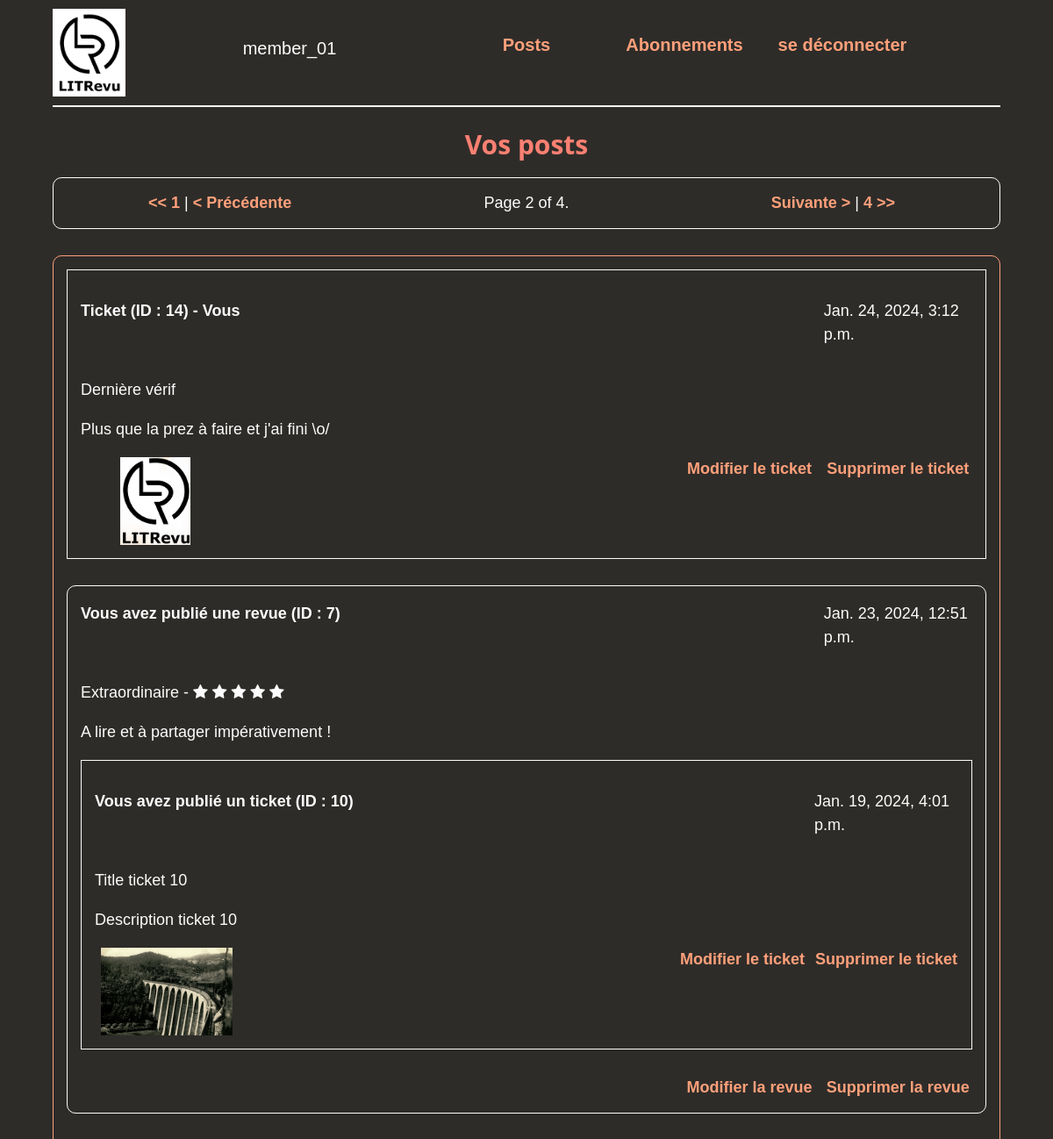
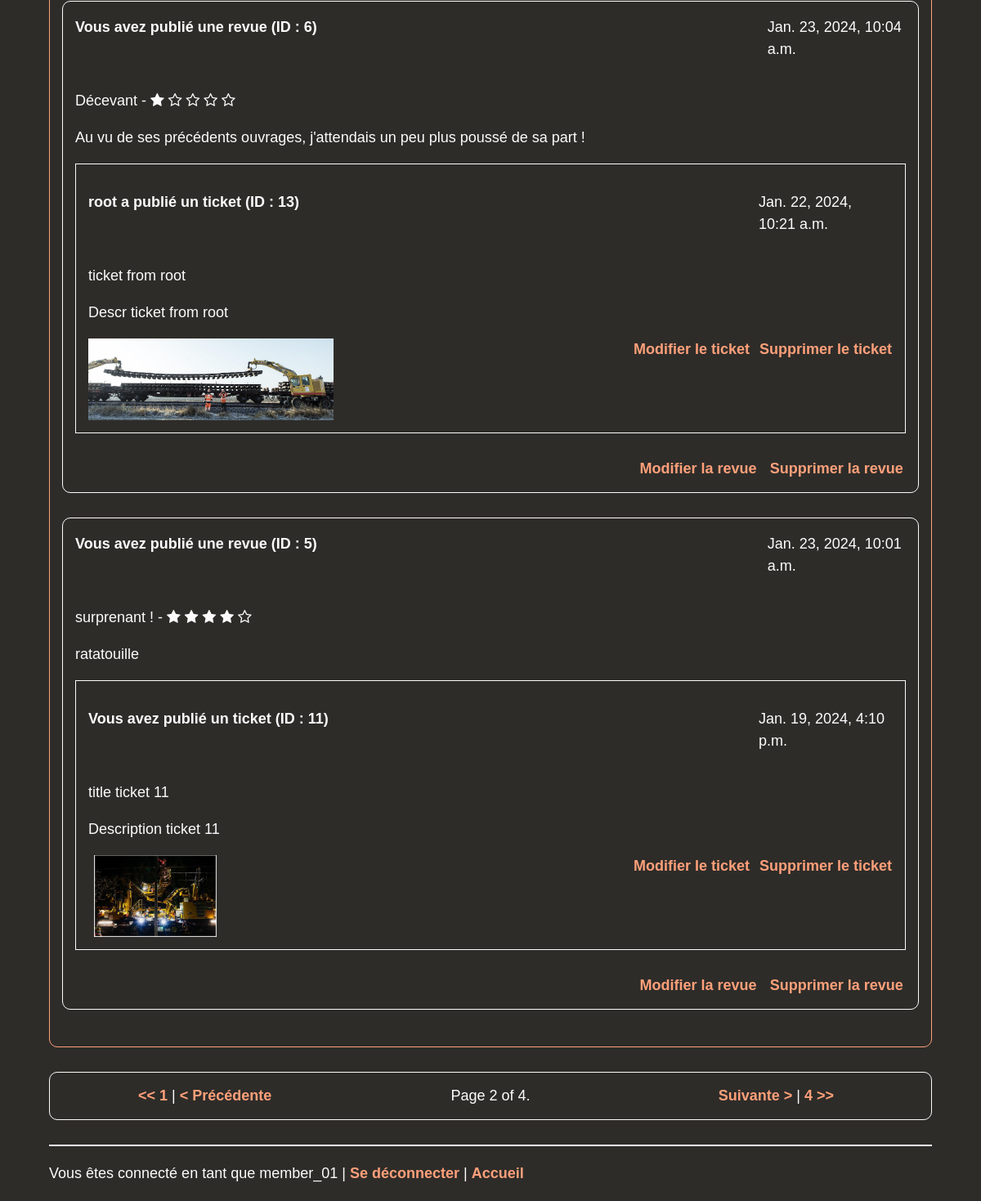
The page /activity/?page=2 (signed in) on the database its author committed (2 pictures, top to bottom).
### reviews/models.py (models this page shows)
class Ticket(models.Model):
    title = models.CharField(
        max_length=128,
    )
    description = models.TextField(
        max_length=2048,
    )
    user = models.ForeignKey(
        settings.AUTH_USER_MODEL,
        on_delete=models.CASCADE,
    )
    image = models.ImageField(
        null=True,
        blank=True,
    )
    time_created = models.DateTimeField(
        auto_now_add=True,
    )

class Review(models.Model):
    ticket = models.ForeignKey(
        Ticket,
        on_delete=models.CASCADE,
        blank=True,
    )
    rating = models.PositiveSmallIntegerField(
        validators=[
            MinValueValidator(0),
            MaxValueValidator(5)
        ]
    )
    user = models.ForeignKey(
        settings.AUTH_USER_MODEL,
        on_delete=models.CASCADE,
    )
    headline = models.CharField(
        max_length=128,
    )
    body = models.TextField(
        max_length=8192,
        blank=True,
    )
    time_created = models.DateTimeField(
        auto_now_add=True,
    )

### reviews/views.py (the view)
# urls.py: path('activity/', views.activity, name='activity'),
@login_required
def activity(request):
    header = 'Vos posts'
    user = request.user
    " The users' reviews with the belonging tickets. "
    reviews = Review.objects.select_related("ticket").filter(
        user=user
    )
    reviews = reviews.annotate(
        content_type=Value('REVIEW', CharField()))
    """ The users' tickets with the belonging reviews,
        excluding the tickets already stored with a review.
    """
    tickets = Ticket.objects.filter(
        user=user
    ).exclude(id__in=reviews.values("ticket_id"))
    tickets = tickets.annotate(
        content_type=Value('TICKET', CharField()))
    tickets = list(tickets)
    " combine and sort the two types of posts. "
    posts = sorted(
        chain(reviews, tickets),
        key=lambda post: post.time_created,
        reverse=True
    )
    " Pagination with 4 posts per page. "
    paginator = Paginator(posts, 4)
    page = request.GET.get("page")
    page_obj = paginator.get_page(page)
    return render(request, 'rev/activity.html', context={
        'header': header,
        'user': user,
        'posts': posts,
        "page_obj": page_obj,
    })

### reviews/templates/rev/activity.html (shortened to what this page needs)
{% extends 'base.html' %}
{% block content %}
{% include 'rev/includes/pagination.html' %}
    <div class="cadre">
        {% for post in page_obj %}
            {% if post.content_type == 'REVIEW' %}
                <div class="review">
                    <div class="w3-row">
                        <p class="bold w3-col m10">
                            {% if post.user == user %}
                            Vous avez
                            {% endif %}
                            publié une revue (ID : {{ post.id }})
                        </p>
                        <p class="w3-col m2">{{ post.time_created }} </p>
                    </div>
                    {% include 'rev/includes/review_snippet.html' %}
                    <div class="ticket">
                        <div class="w3-row">
                            <p class="bold w3-col m10">{% if post.ticket.user.username == user.username %}
                                    Vous avez
                                {% else %}
                                    {{ post.ticket.user.username }} a
                                {% endif %}
                                publié un ticket (ID : {{ post.ticket.id }})
                            </p>
                            <p class="w3-col m2">{{ post.ticket.time_created }} </p>
                        </div>
                        <p>{{ post.ticket.title }} </p>
                        <p>{{ post.ticket.description }} </p>
                        <div class="w3-row">
                            <div class="w3-col m2">
                                <img src="../../../reviews/images/{{ post.ticket.image }}"
                                    alt="Image ticket {{ t.ticket.id }}" height="100px">
                            </div>
                            <div class="w3-col m6">
                            </div>
                            <a class="w3-col m2 text_center" href="{% url 'edit-ticket' ticket_id=post.ticket.id %}">
                                Modifier le ticket
                            </a>
                            <a class="w3-col m2 text_center" href="{% url 'delete-ticket' ticket_id=post.ticket.id %}">
                                Supprimer le ticket
                            </a>
                        </div>
                    </div>
                    <div class="w3-row">
                        <div class="w3-col m8">
                        </div>
                        <a class="w3-col m2 text_center" href="{% url 'edit-review' review_id=post.id %}">
                            Modifier la revue
                        </a>
                        <a class="w3-col m2 text_center" href="{% url 'delete-review' review_id=post.id %}">
                            Supprimer la revue
                        </a>
                    </div>
                </div>
            {% elif post.content_type == 'TICKET' %}
                <div class="ticket">
                    <div class="w3-row">
                        <p class="bold w3-col m10">
                            Ticket (ID : {{ post.id }}) -
                            {% if post.user == user %}
                            Vous
                            {% endif %}
                        </p>
                        <p class="w3-col m2">{{ post.time_created }} </p>
                    </div>
                    <p>{{ post.title }} </p>
                    <p>{{ post.description }} </p>
                    <div class="w3-row">
                        <div class="w3-col m2">
                            <img src="../../../reviews/images/{{ post.image }}"
                                alt="Image ticket {{ t.id }}" height="100px">
                        </div>
                        <div class="w3-col m6">
                        </div>
                        <a class="w3-col m2 text_center" href="{% url 'edit-ticket' ticket_id=post.id %}">
                            Modifier le ticket
                        </a>
                        <a class="w3-col m2 text_center" href="{% url 'delete-ticket' ticket_id=post.id %}">
                            Supprimer le ticket
                        </a>
                    </div>
                </div>
            {% endif %}
        {% endfor %}
    </div>
{% include 'rev/includes/pagination.html' %}
{% endblock content %}

### reviews/templates/base.html (shortened to what this page needs)
{% load static %}
<!DOCTYPE html>
<html>
    <head>
        <link rel="stylesheet" href="{% static 'CSS/w3.css' %}" >
        <link rel="stylesheet" href="https://cdnjs.cloudflare.com/ajax/libs/font-awesome/4.7.0/css/font-awesome.min.css">
        <link rel="stylesheet" media="screen" viewport="screen" href="{% static 'CSS/styles.css' %}" rel="stylesheet">
    </head>
    <body>
        <div id="home" class="container div_">
            <div id="header">
                <div class="w3-row">
                    <a class="w3-col m2" title="Accueil" href="{% url 'home' %}">
                        <div id="logo">
                            <img src="../../../reviews/images/logo.png"
                                alt="Alt logo" height="100px">
                        </div>
                    </a>
                    <div id="menu" class="w3-col m9">
                        <div class="menu_no_link">
                            {%  if user.is_authenticated %}
                                {{ user.username }}
                            {%  endif %}
                        </div>
                        <div class="menu_link">
                            <a href="{% url 'activity' %}">
                                Posts
                            </a>
                            </div>
                        <div class="menu_link">
                            <a href="{% url 'abonnements' %}">
                                Abonnements
                            </a>
                        </div>
                        <div class="menu_link">
                            <a href="{% url 'logout' %}">
                                se déconnecter
                            </a>
                        </div>
                    </div>
                </div>
                <hr>
                <h2 class="text_center">{{ header }}</h2>
            </div>
            {% block content %}{% endblock content %}
            <hr>
            <div id="footer">
                <p>
                {%  if user.is_authenticated %}
                    Vous êtes connecté en tant que {{ request.user }} |
                    <a href="{% url 'logout' %}">Se déconnecter</a> | {% endif %} <a href="{% url 'home' %}">Accueil</a>
                </p>
            </div>
        </div>
    </body>
</html>

### reviews/templates/rev/includes/review_snippet.html
<p>{{ post.headline }} -
{% if post.rating == 0 %}
    <i class="fa fa-star-o"></i> <i class="fa fa-star-o"></i> <i class="fa fa-star-o"></i> <i class="fa fa-star-o"></i> <i class="fa fa-star-o"></i> </p>
{% elif post.rating == 1 %}
    <i class="fa fa-star"></i> <i class="fa fa-star-o"></i> <i class="fa fa-star-o"></i> <i class="fa fa-star-o"></i> <i class="fa fa-star-o"></i> </p>
{% elif post.rating == 2 %}
    <i class="fa fa-star"></i> <i class="fa fa-star"></i> <i class="fa fa-star-o"></i> <i class="fa fa-star-o"></i> <i class="fa fa-star-o"></i> </p>
{% elif post.rating == 3 %}
    <i class="fa fa-star"></i> <i class="fa fa-star"></i> <i class="fa fa-star"></i> <i class="fa fa-star-o"></i> <i class="fa fa-star-o"></i> </p>
{% elif post.rating == 4 %}
    <i class="fa fa-star"></i> <i class="fa fa-star"></i> <i class="fa fa-star"></i> <i class="fa fa-star"></i> <i class="fa fa-star-o"></i> </p>
{% elif post.rating == 5 %}
    <i class="fa fa-star"></i> <i class="fa fa-star"></i> <i class="fa fa-star"></i> <i class="fa fa-star"></i> <i class="fa fa-star"></i> </p>
{% endif %}
<p>{{ post.body }} </p>

### reviews/static/CSS/w3.css (style rules this page uses)
html { box-sizing:border-box }
*,*:before,*:after { box-sizing:inherit }
html { -ms-text-size-adjust:100%;-webkit-text-size-adjust:100% }
body { margin:0 }
a { background-color:transparent }
img { border-style:none }
hr { box-sizing:content-box;height:0;overflow:visible }
html,body { font-family:Verdana,sans-serif;font-size:15px;line-height:1.5 }
html { overflow-x:hidden }
h2 { font-size:30px }
h1,h2,h3,h4,h5,h6 { font-family:"Segoe UI",Arial,sans-serif;font-weight:400;margin:10px 0 }
hr { border:0;border-top:1px solid #eee;margin:20px 0 }
img { vertical-align:middle }
a { color:inherit }
.w3-container:after,.w3-container:before,.w3-panel:after,.w3-panel:before,.w3-row:after,.w3-row:before,.w3-row-padding:after,.w3-row-padding:before, .w3-cell-row:before,.w3-cell-row:after,.w3-clear:after,.w3-clear:before,.w3-bar:before,.w3-bar:after { content:"";display:table;clear:both }
.w3-col,.w3-half,.w3-third,.w3-twothird,.w3-threequarter,.w3-quarter { float:left;width:100% }
@media (min-width:601px) { .w3-col.m2 { width:16.66666% } }
@media (min-width:601px) { .w3-col.m6,.w3-half { width:49.99999% } }
@media (min-width:601px) { .w3-col.m8,.w3-twothird { width:66.66666% } }
@media (min-width:601px) { .w3-col.m9,.w3-threequarter { width:74.99999% } }
@media (min-width:601px) { .w3-col.m10 { width:83.33333% } }

### reviews/static/CSS/styles.css (style rules this page uses)
:root { --back_color: #2E2C29; --middle_grey_color: #95928f; --text_color: #FCFCFC; --deco_color: #ff4500; --button_color: #FFA07A; --button_hover: #fa8072; }
body { font-family: sans-serif; background-color: var(--back_color); color: var(--text_color); font-size: 18px; ; }
a { text-decoration: none; color: var(--button_color); text-shadow: var(--back_color); font-weight: bold; }
h2 { font-weight: 600; color: var(--button_hover); }
hr { border-top: 2px solid var(--text_color); }
img { display: block; max-width: 300px; margin: 0 auto; }
#header div.w3-row { max-height: 100px; }
#logo { max-height: 150px; float: left; margin-top: 10px; }
#menu { display: flex; flex-wrap: nowrap; padding-top: 1rem; margin-right: 1rem; margin-top: 1rem; }
#menu > div { background-color: var(--button_color); color: var(--back_color); width: 200px; margin: 10px; text-align: center; line-height: 2rem; font-size: 20px; }
#menu > .menu_link { background-color: var(--back_color); width: 200px; margin: 10px; text-align: center; line-height: 1.5rem; font-size: 20px; }
#menu > .menu_no_link { background-color: var(--back_color); color: var(--text_color); border: none; margin-right: 100px; }
.bold { font-weight: bold; }
.cadre { border: var(--button_color) solid 1px; border-radius: 10px; padding: 1rem; padding-top: 0; margin-top: 1rem; margin-bottom: 2rem; }
.container { width: 90%; margin: 0 auto; margin-bottom: 20px; }
.text_center { text-align: center; }
.new_buttons, .review { border: var(--text_color) solid 1px; border-radius: 10px; padding: 1rem; padding-top: 0; margin-top: 1rem; margin-bottom: 2rem; }
.ticket { border: var(--text_color) solid 1px; padding: 1rem; margin-top: 1rem; margin-bottom: 2rem; }

### rows shown on the page
Ticket: id "14", shows "Vous", time_created "Jan. 24, 2024, 3:12 p.m.", title "Dernière vérif", description "Plus que la prez à faire et j'ai fini \\o/", image (picture)
Review: shows "Vous avez", id "7", time_created "Jan. 23, 2024, 12:51 p.m.", headline "Extraordinaire", rating 5 (drawn), body "A lire et à partager impérativement !", ticket.id "10", ticket.time_created "Jan. 19, 2024, 4:01 p.m.", ticket "Title ticket 10", ticket.description "Description ticket 10", ticket.image (picture)
Review: shows "Vous avez", id "6", time_created "Jan. 23, 2024, 10:04 a.m.", headline "Décevant", rating 1 (drawn), body "Au vu de ses précédents ouvrages, j'attendais un peu plus poussé de sa part !", ticket.user.username "root", ticket.id "13", ticket.time_created "Jan. 22, 2024, 10:21 a.m.", ticket "ticket from root", ticket.description "Descr ticket from root", ticket.image (picture)
Review: shows "Vous avez", id "5", time_created "Jan. 23, 2024, 10:01 a.m.", headline "surprenant !", rating 4 (drawn), body "ratatouille", ticket.id "11", ticket.time_created "Jan. 19, 2024, 4:10 p.m.", ticket "title ticket 11", ticket.description "Description ticket 11", ticket.image (picture)

### other values the page prints
{{ user.username }} "member_01"
{{ header }} "Vos posts"
{{ page_obj.number }} "2 2"
{{ page_obj.paginator.num_pages }} "4 4"
{{ request.user }} "member_01"
